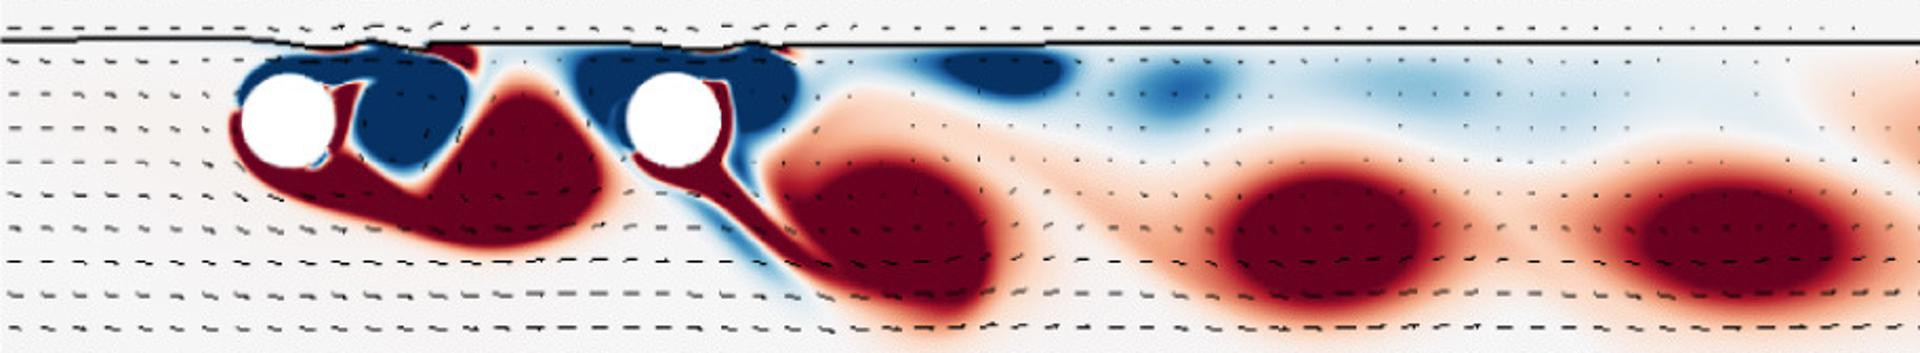

The Python source for this figure:
from PIL import Image

mainimage = Image.open('subburaj2019multiphase.jpg')
mainimage = mainimage.crop((960, 500, mainimage.size[0]-960, mainimage.size[1]-300))
mainimage = mainimage.resize((1920, int((mainimage.size[1]/mainimage.size[0])*1920)))
mainimage_size = mainimage.size
mainimage.save('mainimage.jpg')
mainimage_size = mainimage.size

